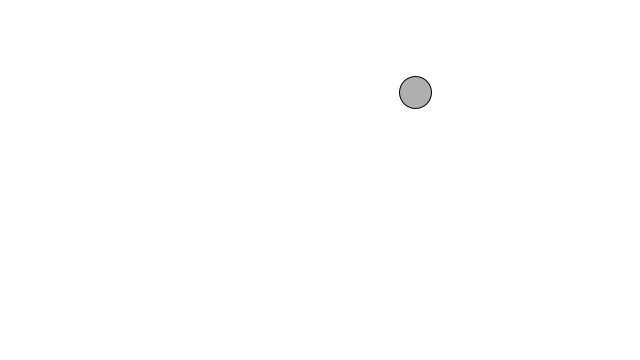
Frame 1 (no input)
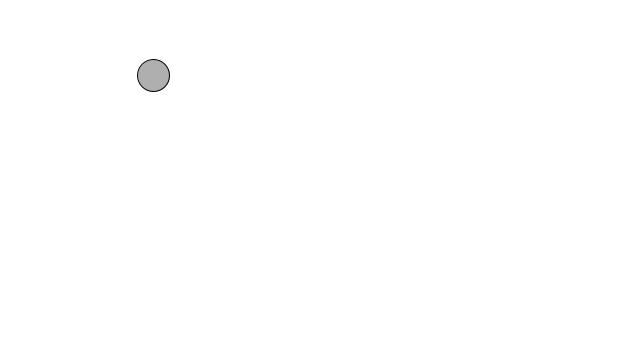
Frame 60 (the mouse pressed at the canvas centre just before this capture)
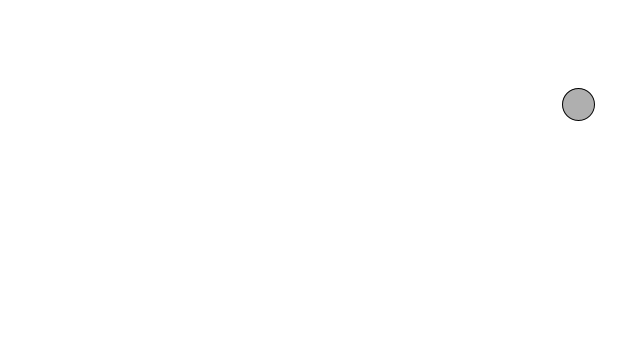
Frame 120 (the mouse held since frame 60 and released just before this capture)

The Processing sketch that drew these frames (run headless with seeded random() and noise(); from frame 60 on, the mouse is pressed at the canvas centre):

// Processing sketch: Example_1_7_Motion_101_velocity
// ── Example_1_7_Motion_101_velocity.pde


// Declare Mover object.
Mover mover;

void setup() {
  size(640,360);
  // Create Mover object.
  mover = new Mover(16);
}

void draw() {
  background(255);

  //[full] Call functions on Mover object.
  mover.update();
  //mover.checkEdges();
  mover.display();
  //[end]
}

class Mover {

  //[full] Our object has two PVectors: location and velocity.
  PVector location;
  PVector velocity;
  PVector acceleration;
  int diameter;
  int radius;
  //[end]

  Mover(int radius) {
    location = new PVector(random(width),random(height));
    velocity = new PVector(random(-2,2),random(-2,2));
    acceleration = new PVector(1, 1);
    this.radius = radius;
    diameter = radius * 2;
    
  }

  void update() {
    // Motion 101: Location changes by velocity.
    location.add(velocity);
    checkEdges();
    velocity.add(acceleration);
    velocity.limit(10);
    println(velocity);
  }

  void display() {
    stroke(0);
    fill(175);
    ellipse(location.x, location.y, diameter, diameter);
  }

  void checkEdges() {
    if ((location.x - radius) > width) {
      location.x = 0 - radius;
    } else if ((location.x + radius) < 0) {
      location.x = width + radius;
    }

    if ((location.y - radius) > height) {
      location.y = 0 - radius;
    } else if ((location.y + radius) < 0) {
      location.y = height + radius;
    }
  }
}
